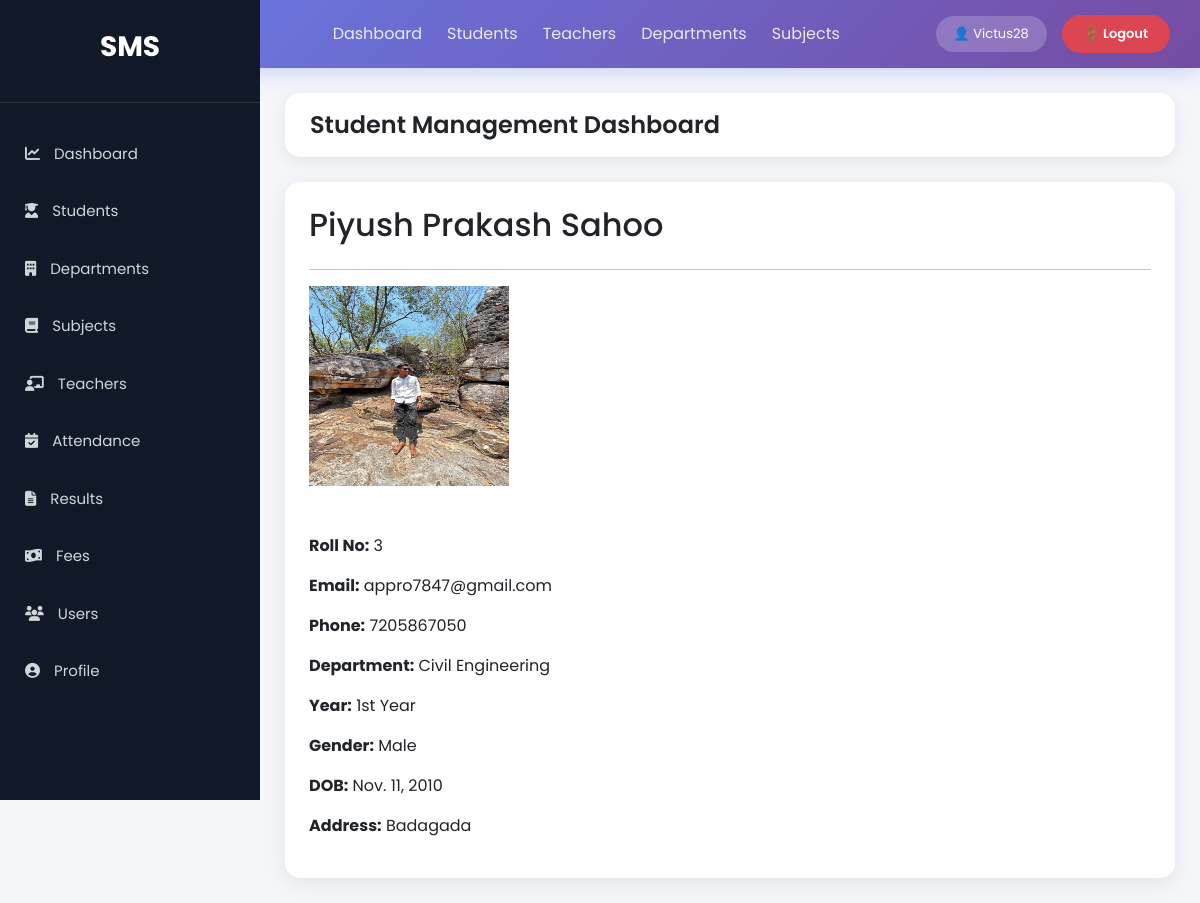
Page /students/3/ (signed in) on the earlier database version.
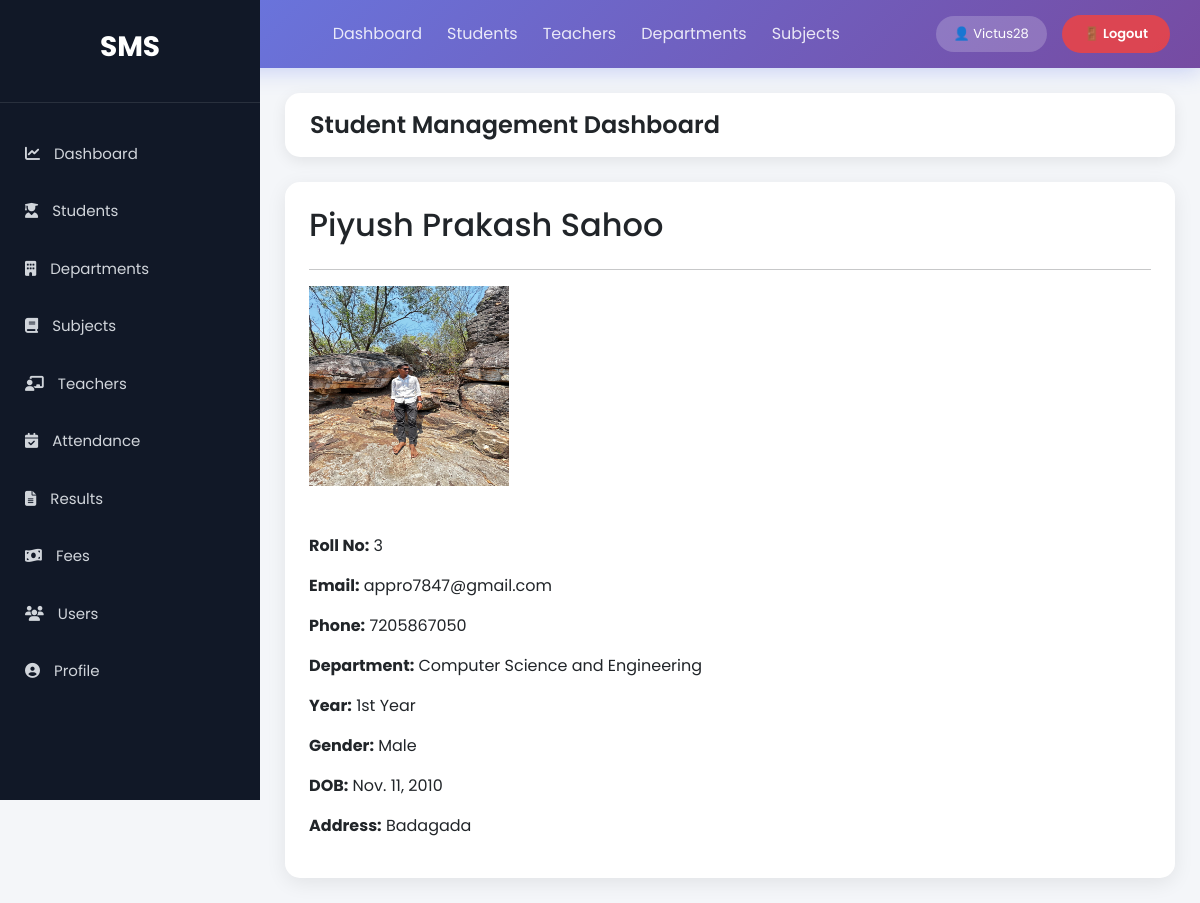
Same page on the later database version.
### StudentManage_app/models.py (models this page shows, shortened)
class Student(models.Model):
    YEAR_CHOICES = (
        ('1st Year', '1st Year'),
        ('2nd Year', '2nd Year'),
        ('3rd Year', '3rd Year'),
        ('4th Year', '4th Year'),
    )
    GENDER_CHOICES = (
        ('Male', 'Male'),
        ('Female', 'Female'),
        ('Other', 'Other'),
    )
    name = models.CharField(max_length=100)
    roll_no = models.CharField(max_length=20, unique=True)
    email = models.EmailField(unique=True)
    phone = models.CharField(max_length=15)
    department = models.ForeignKey(Department, on_delete=models.CASCADE, related_name='students')
    year = models.CharField(max_length=20, choices=YEAR_CHOICES)
    gender = models.CharField(max_length=20, choices=GENDER_CHOICES)
    dob = models.DateField()
    address = models.TextField()
    photo = models.ImageField(upload_to='students/', blank=True, null=True)
    created_at = models.DateTimeField(auto_now_add=True,null=True,blank=True)
    class Meta:
        ordering = ['-name']

class Department(models.Model):
    name = models.CharField(max_length=100)
    hod = models.ForeignKey(
        'Teacher',  # Use string reference to avoid circular import
        on_delete=models.SET_NULL,  # Keep department if teacher is deleted
        null=True,
        blank=True,
        related_name='headed_departments'  # Access from Teacher side
    )
    def __str__(self):
        return self.name

### StudentManage_app/views.py (the view)
# urls.py: path('students/<int:id>/',views.student_detail,name='student_detail'),
@login_required
def student_detail(request, id):
    student = get_object_or_404(Student, id=id)
    context = {'student': student}
    return render(request, 'StudentManage_app/detail.html', context)

### StudentManage_app/templates/StudentManage_app/detail.html
{% extends 'base.html' %}
{% block content %}
<div class="card p-4">
<h2>{{ student.name }}</h2>
<hr>
{% if student.photo %}
<img
src="{{ student.photo.url }}"
height="200"
width="200">
{% endif %}
<br><br>
<p><strong>Roll No:</strong> {{ student.roll_no }}</p>
<p><strong>Email:</strong> {{ student.email }}</p>
<p><strong>Phone:</strong> {{ student.phone }}</p>
<p><strong>Department:</strong> {{ student.department }}</p>
<p><strong>Year:</strong> {{ student.year }}</p>
<p><strong>Gender:</strong> {{ student.gender }}</p>
<p><strong>DOB:</strong> {{ student.dob }}</p>
<p><strong>Address:</strong> {{ student.address }}</p>
</div>
{% endblock %}

Differences in the rows shown:
changed Student "Piyush Prakash Sahoo": department "Civil Engineering" → "Computer Science and Engineering"
